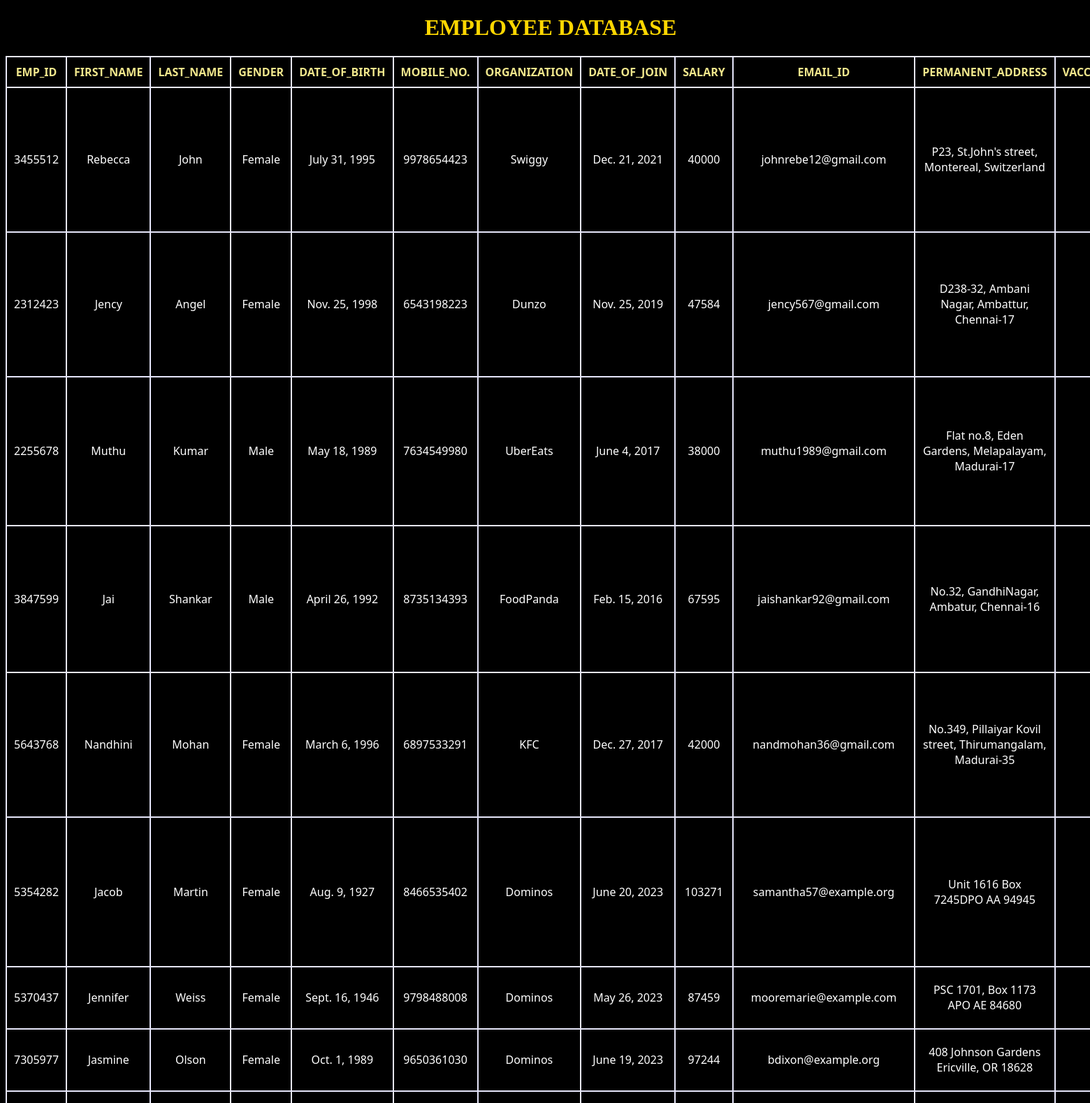
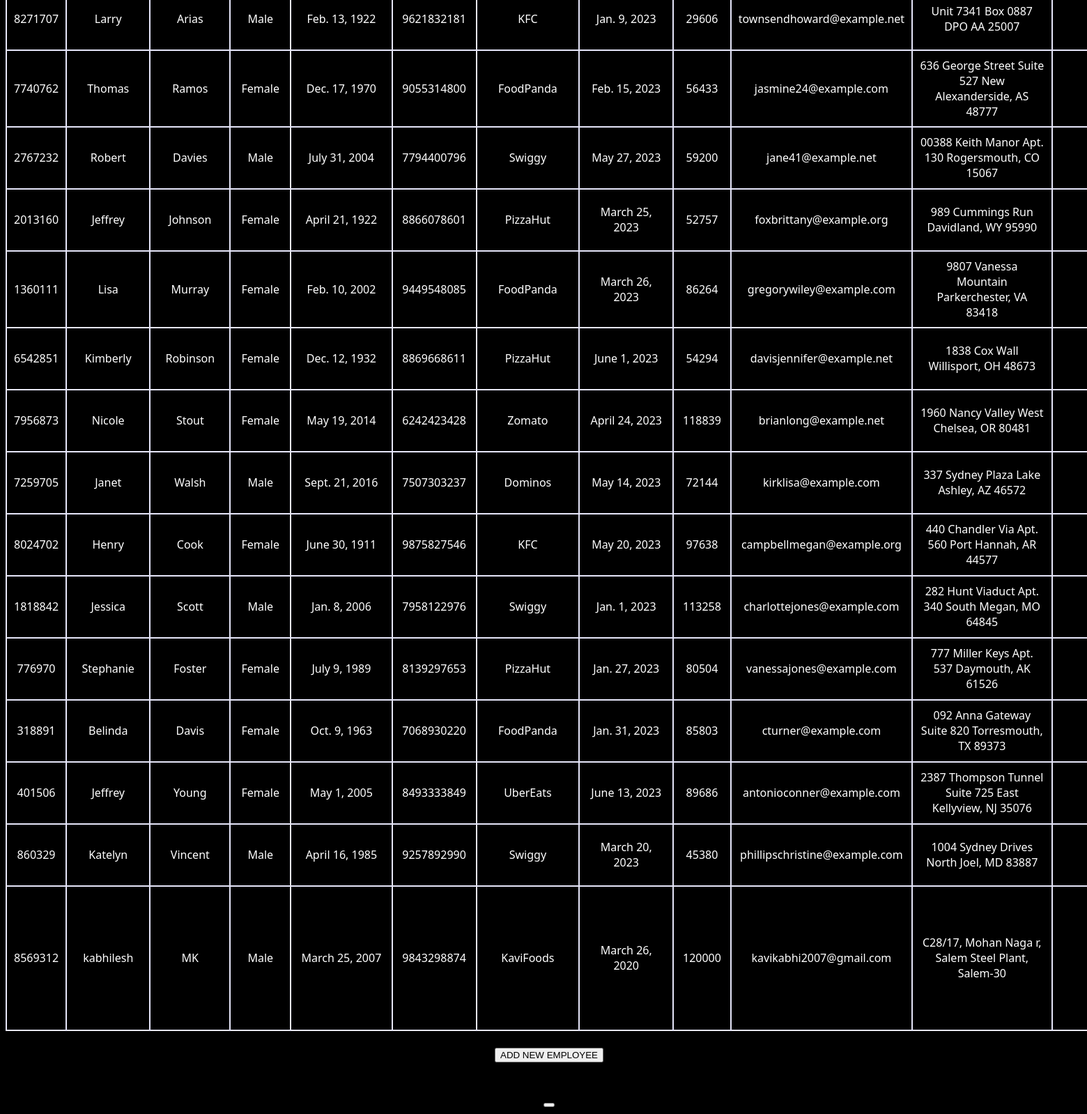
Screenshot of /food/show/ with the database file from the repository (2 pictures, top to bottom).
### FoodApp/models.py (models this page shows, shortened)
class Employee(models.Model):
    Emp_ID = models.IntegerField()
    First_Name = models.CharField(max_length=30)
    Last_Name = models.CharField(max_length=30)
    Gender = models.CharField(max_length=10)
    Date_of_Birth = models.DateField()
    Mobile_No =  models.CharField(max_length=10)
    Organization = models.CharField(max_length=20)
    Date_of_join = models.DateField()
    Salary = models.CharField(max_length=10)
    Email = models.EmailField(max_length=30)
    Address = models.CharField(max_length=100)
    Vaccine_status = models.BooleanField()
    Display_picture = models.ImageField(upload_to='pics', max_length=255, null=True, blank=True)

### FoodApp/views.py (the view)
# urls.py: path('show/', views.retrieve),
def retrieve(request):
    employee = Employee.objects.all()
    return render(request, 'FoodApp/index.html', {'employee':employee})

### templates/FoodApp/index.html (shortened to what this page needs)
<!DOCTYPE html>
<html lang="en">
{% extends 'FoodApp/base.html' %}
{% block content %}
{% load static %}
<head>
    <link rel="stylesheet" type="text/css" href="{% static 'css/index.css' %}">
</head>
<body>
    <h1> EMPLOYEE DATABASE </h1>
    <table style ="width:100%" align="center">
        <thead>
            <tr>
                <th> EMP_ID </th>
                <th> FIRST_NAME </th>
                <th> LAST_NAME </th>
                <th> GENDER </th>
                <th> DATE_OF_BIRTH </th>
                <th> MOBILE_NO. </th>
                <th> ORGANIZATION </th>
                <th> DATE_OF_JOIN </th>
                <th> SALARY </th>
                <th> EMAIL_ID </th>
                <th> PERMANENT_ADDRESS </th>
                <th> VACCINE_STATUS </th>
            </tr>
        </thead>
        <tbody>
            <tr>
                {% for emp in employee %}
                <td> {{emp.Emp_ID}} </td>
                <td> {{emp.First_Name}} </td>
                <td> {{emp.Last_Name}} </td>
                <td> {{emp.Gender}} </td>
                <td> {{emp.Date_of_Birth}} </td>
                <td> {{emp.Mobile_No}} </td>
                <td> {{emp.Organization}} </td>
                <td> {{emp.Date_of_join}} </td>
                <td> {{emp.Salary}} </td>
                <td> {{emp.Email}} </td>
                <td> {{emp.Address}} </td>
                <td> {{emp.Vaccine_status}} </td>
            </tr>
        {% endfor %}
        </tbody>
    </table>
    <br>
    <a href = "/food/create/"> <button type="button"> ADD NEW EMPLOYEE </button> </a> <br> <br>
    <a href="/food/start/"> <button type="button"> <script src="https://cdn.lordicon.com/bhenfmcm.js"> </script>
        </button></a>
{% endblock %}

### templates/FoodApp/base.html (shortened to what this page needs)
<!DOCTYPE html>
<html lang="en">
<head>
</head>
<body>
    {% block content %}
    {% endblock %}
</body>
</html>

### static/css/index.css (style rules this page uses)
body { font-family: system-ui; text-align: center; width: 100%; height: 100%; color: white; background-color: black; background-position: center; background-repeat: no-repeat; background-size: cover; }
h1 { text-align: center; font-family: cursive; color: gold; }
table { text-align: center; border-collapse: collapse; }
table th, td { border: 2px solid lavender; padding: 10px; }
th { color: khaki; }

### rows the page displays
Employee: Emp_ID "3455512", First_Name "Rebecca", Last_Name "John", Gender "Female", Date_of_Birth "July 31, 1995", Mobile_No "9978654423", Organization "Swiggy", Date_of_join "Dec. 21, 2021", Salary "40000", Email "johnrebe12@gmail.com", Address "P23, St.John's street, Montereal, Switzerland"
Employee: Emp_ID "2312423", First_Name "Jency", Last_Name "Angel", Gender "Female", Date_of_Birth "Nov. 25, 1998", Mobile_No "6543198223", Organization "Dunzo", Date_of_join "Nov. 25, 2019", Salary "47584", Email "jency567@gmail.com", Address "D238-32, Ambani Nagar, Ambattur, Chennai-17"
Employee: Emp_ID "2255678", First_Name "Muthu", Last_Name "Kumar", Gender "Male", Date_of_Birth "May 18, 1989", Mobile_No "7634549980", Organization "UberEats", Date_of_join "June 4, 2017", Salary "38000", Email "muthu1989@gmail.com", Address "Flat no.8, Eden Gardens, Melapalayam, Madurai-17"
Employee: Emp_ID "3847599", First_Name "Jai", Last_Name "Shankar", Gender "Male", Date_of_Birth "April 26, 1992", Mobile_No "8735134393", Organization "FoodPanda", Date_of_join "Feb. 15, 2016", Salary "67595", Email "jaishankar92@gmail.com", Address "No.32, GandhiNagar, Ambatur, Chennai-16"
Employee: Emp_ID "5643768", First_Name "Nandhini", Last_Name "Mohan", Gender "Female", Date_of_Birth "March 6, 1996", Mobile_No "6897533291", Organization "KFC", Date_of_join "Dec. 27, 2017", Salary "42000", Email "nandmohan36@gmail.com", Address "No.349, Pillaiyar Kovil street, Thirumangalam, Madurai-35"
Employee: Emp_ID "5354282", First_Name "Jacob", Last_Name "Martin", Gender "Female", Date_of_Birth "Aug. 9, 1927", Mobile_No "8466535402", Organization "Dominos", Date_of_join "June 20, 2023", Salary "103271", Email "samantha57@example.org", Address "Unit 1616 Box 7245DPO AA 94945"
Employee: Emp_ID "5370437", First_Name "Jennifer", Last_Name "Weiss", Gender "Female", Date_of_Birth "Sept. 16, 1946", Mobile_No "9798488008", Organization "Dominos", Date_of_join "May 26, 2023", Salary "87459", Email "mooremarie@example.com", Address "PSC 1701, Box 1173 APO AE 84680"
Employee: Emp_ID "7305977", First_Name "Jasmine", Last_Name "Olson", Gender "Female", Date_of_Birth "Oct. 1, 1989", Mobile_No "9650361030", Organization "Dominos", Date_of_join "June 19, 2023", Salary "97244", Email "bdixon@example.org", Address "408 Johnson Gardens Ericville, OR 18628"
Employee: Emp_ID "8271707", First_Name "Larry", Last_Name "Arias", Gender "Male", Date_of_Birth "Feb. 13, 1922", Mobile_No "9621832181", Organization "KFC", Date_of_join "Jan. 9, 2023", Salary "29606", Email "townsendhoward@example.net", Address "Unit 7341 Box 0887 DPO AA 25007"
Employee: Emp_ID "7740762", First_Name "Thomas", Last_Name "Ramos", Gender "Female", Date_of_Birth "Dec. 17, 1970", Mobile_No "9055314800", Organization "FoodPanda", Date_of_join "Feb. 15, 2023", Salary "56433", Email "jasmine24@example.com", Address "636 George Street Suite 527 New Alexanderside, AS 48777"
Employee: Emp_ID "2767232", First_Name "Robert", Last_Name "Davies", Gender "Male", Date_of_Birth "July 31, 2004", Mobile_No "7794400796", Organization "Swiggy", Date_of_join "May 27, 2023", Salary "59200", Email "jane41@example.net", Address "00388 Keith Manor Apt. 130 Rogersmouth, CO 15067"
Employee: Emp_ID "2013160", First_Name "Jeffrey", Last_Name "Johnson", Gender "Female", Date_of_Birth "April 21, 1922", Mobile_No "8866078601", Organization "PizzaHut", Date_of_join "March 25, 2023", Salary "52757", Email "foxbrittany@example.org", Address "989 Cummings Run Davidland, WY 95990"
Employee: Emp_ID "1360111", First_Name "Lisa", Last_Name "Murray", Gender "Female", Date_of_Birth "Feb. 10, 2002", Mobile_No "9449548085", Organization "FoodPanda", Date_of_join "March 26, 2023", Salary "86264", Email "gregorywiley@example.com", Address "9807 Vanessa Mountain Parkerchester, VA 83418"
Employee: Emp_ID "6542851", First_Name "Kimberly", Last_Name "Robinson", Gender "Female", Date_of_Birth "Dec. 12, 1932", Mobile_No "8869668611", Organization "PizzaHut", Date_of_join "June 1, 2023", Salary "54294", Email "davisjennifer@example.net", Address "1838 Cox Wall Willisport, OH 48673"
Employee: Emp_ID "7956873", First_Name "Nicole", Last_Name "Stout", Gender "Female", Date_of_Birth "May 19, 2014", Mobile_No "6242423428", Organization "Zomato", Date_of_join "April 24, 2023", Salary "118839", Email "brianlong@example.net", Address "1960 Nancy Valley West Chelsea, OR 80481"
Employee: Emp_ID "7259705", First_Name "Janet", Last_Name "Walsh", Gender "Male", Date_of_Birth "Sept. 21, 2016", Mobile_No "7507303237", Organization "Dominos", Date_of_join "May 14, 2023", Salary "72144", Email "kirklisa@example.com", Address "337 Sydney Plaza Lake Ashley, AZ 46572"
Employee: Emp_ID "8024702", First_Name "Henry", Last_Name "Cook", Gender "Female", Date_of_Birth "June 30, 1911", Mobile_No "9875827546", Organization "KFC", Date_of_join "May 20, 2023", Salary "97638", Email "campbellmegan@example.org", Address "440 Chandler Via Apt. 560 Port Hannah, AR 44577"
Employee: Emp_ID "1818842", First_Name "Jessica", Last_Name "Scott", Gender "Male", Date_of_Birth "Jan. 8, 2006", Mobile_No "7958122976", Organization "Swiggy", Date_of_join "Jan. 1, 2023", Salary "113258", Email "charlottejones@example.com", Address "282 Hunt Viaduct Apt. 340 South Megan, MO 64845"
Employee: Emp_ID "776970", First_Name "Stephanie", Last_Name "Foster", Gender "Female", Date_of_Birth "July 9, 1989", Mobile_No "8139297653", Organization "PizzaHut", Date_of_join "Jan. 27, 2023", Salary "80504", Email "vanessajones@example.com", Address "777 Miller Keys Apt. 537 Daymouth, AK 61526"
Employee: Emp_ID "318891", First_Name "Belinda", Last_Name "Davis", Gender "Female", Date_of_Birth "Oct. 9, 1963", Mobile_No "7068930220", Organization "FoodPanda", Date_of_join "Jan. 31, 2023", Salary "85803", Email "cturner@example.com", Address "092 Anna Gateway Suite 820 Torresmouth, TX 89373"
Employee: Emp_ID "401506", First_Name "Jeffrey", Last_Name "Young", Gender "Female", Date_of_Birth "May 1, 2005", Mobile_No "8493333849", Organization "UberEats", Date_of_join "June 13, 2023", Salary "89686", Email "antonioconner@example.com", Address "2387 Thompson Tunnel Suite 725 East Kellyview, NJ 35076"
Employee: Emp_ID "860329", First_Name "Katelyn", Last_Name "Vincent", Gender "Male", Date_of_Birth "April 16, 1985", Mobile_No "9257892990", Organization "Swiggy", Date_of_join "March 20, 2023", Salary "45380", Email "phillipschristine@example.com", Address "1004 Sydney Drives North Joel, MD 83887"
Employee: Emp_ID "8569312", First_Name "kabhilesh", Last_Name "MK", Gender "Male", Date_of_Birth "March 25, 2007", Mobile_No "9843298874", Organization "KaviFoods", Date_of_join "March 26, 2020", Salary "120000", Email "kavikabhi2007@gmail.com", Address "C28/17, Mohan Naga r, Salem Steel Plant, Salem-30"
